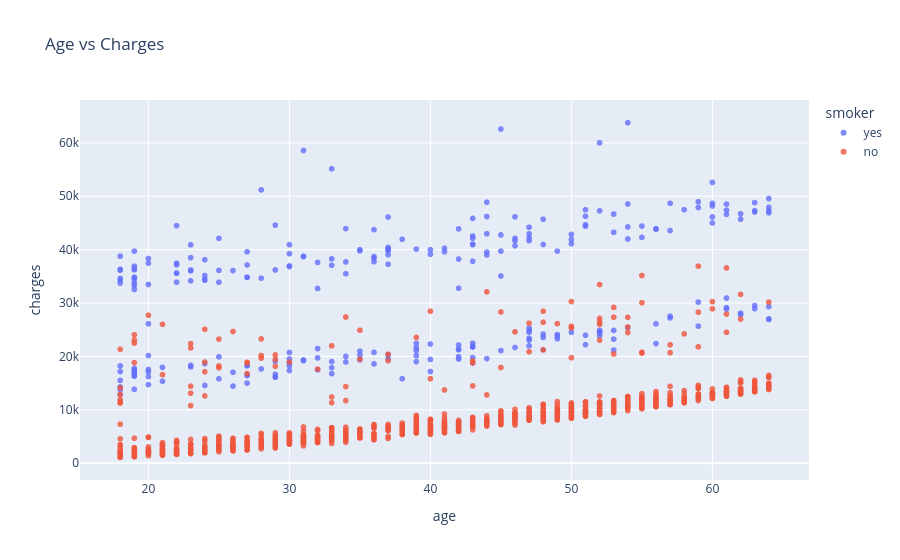

Notebook cell for this chart:
### Code cell
# Age and Charges

px.scatter(df_medical, x='age', y='charges', opacity=0.8, color='smoker',title='Age vs Charges')

# Observations - 

# 1. Medical charges increase with age, but that's not the only factor; roughly a linear trend
# 2. Three clear clusers - Major one is healthy non-smokers; 2nd is a mix of smokers and non smokers - distinct but overlapping; last cluster is exclusively smokers

### Figure 1 — Plotly figure (JSON) as saved in the notebook; plotly's stock layout.template omitted (floating-point values rounded to 4 significant figures; data arrays with more than 128 entries replaced by an {"elided": "..."} marker saying what was removed)
{"data": [{"hovertemplate": "smoker=yes<br>age=%{x}<br>charges=%{y}<extra></extra>", "legendgroup": "yes", "marker": {"color": "#636efa", "opacity": 0.8, "symbol": "circle"}, "mode": "markers", "name": "yes", "showlegend": true, "type": "scattergl", "x": {"elided": "274 int values"}, "xaxis": "x", "y": {"elided": "274 float values"}, "yaxis": "y"}, {"hovertemplate": "smoker=no<br>age=%{x}<br>charges=%{y}<extra></extra>", "legendgroup": "no", "marker": {"color": "#EF553B", "opacity": 0.8, "symbol": "circle"}, "mode": "markers", "name": "no", "showlegend": true, "type": "scattergl", "x": {"elided": "1064 int values"}, "xaxis": "x", "y": {"elided": "1064 float values"}, "yaxis": "y"}], "layout": {"legend": {"title": {"text": "smoker"}, "tracegroupgap": 0}, "title": {"text": "Age vs Charges"}, "xaxis": {"anchor": "y", "domain": [0, 1], "title": {"text": "age"}}, "yaxis": {"anchor": "x", "domain": [0, 1], "title": {"text": "charges"}}}}
